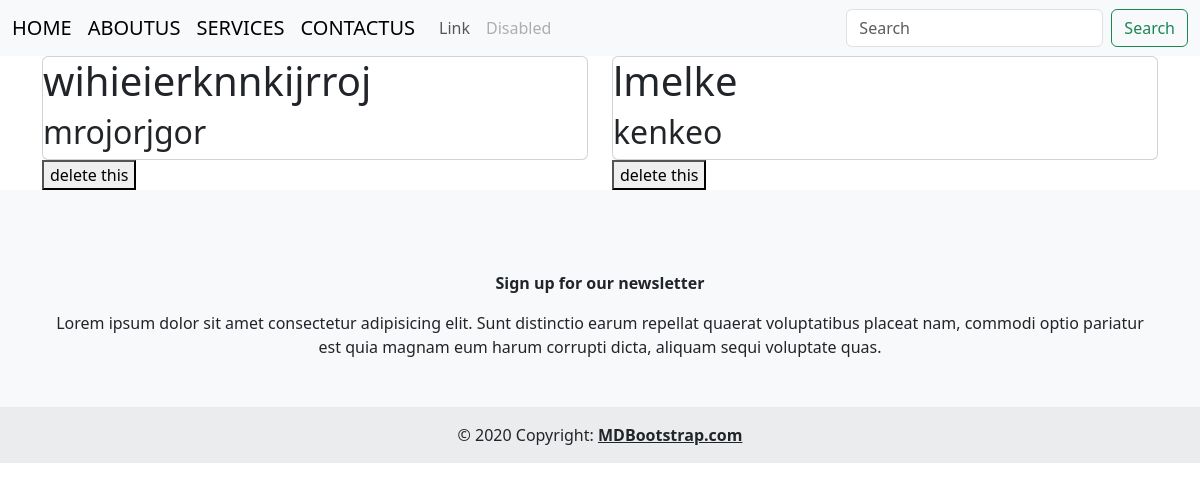
Page /services on the earlier database version.
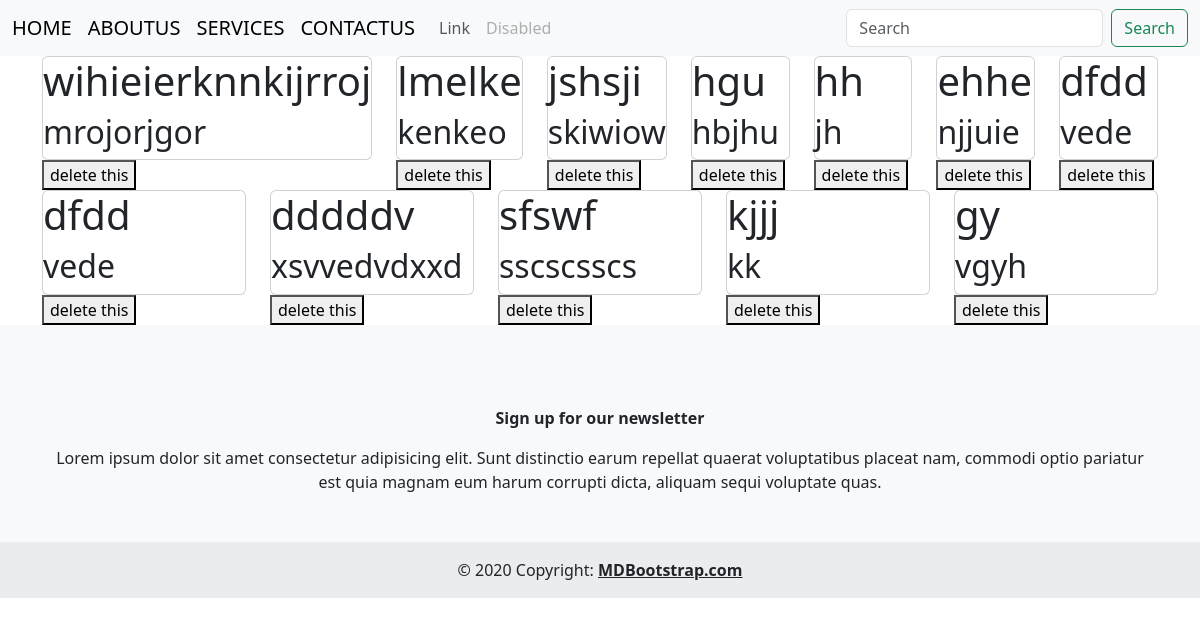
Same page on the later database version.
### main.py (models this page shows)
class Contactus(db.Model):
    myid=db.Column(db.Integer,primary_key=True,autoincrement=True)
    mytitle=db.Column(db.String(120))
    mymessage=db.Column(db.Text)

### main.py (the view)
@app.route("/services")
def myservices():
    data=Contactus.query.all()
    return render_template("myap/services.html",mydata=data)

### Templates/myap/services.html (shortened to what this page needs)
{% extends "base.html" %}
{% block abc %}
<div>
      <section>
          <div class="container">
              <div class="row">
                {% for i in mydata %}
				<div class="col s12 m6">
					<div class="card horizontal">
						<div class="card-stacked">
							<div class="card-content">
								<h1>{{i.mytitle}}</h1>
							</div>
							<div class="card-content">
								<h2>{{i.mymessage}}</h2>
						  </div>
						</div>
					</div>
					<form action="/deletethisdata/{{i.a}}" method="POST">
					  <button type="submit"> delete this</button>
					</form>
			  </div>
				{% endfor %}
                  </div>
                </div>
          </div>
{% endblock abc %}

### Templates/base.html (shortened to what this page needs)
<!doctype html>
<html lang="en">
  <head>
    <link href="https://cdn.jsdelivr.net/npm/bootstrap@5.3.3/dist/css/bootstrap.min.css" rel="stylesheet">
  </head>
  <body>
    <nav class="navbar navbar-expand-lg bg-body-tertiary">
        <div class="container-fluid">
          <a class="navbar-brand" href="/">HOME</a>
          <a class="navbar-brand" href="/about">ABOUTUS</a>
          <a class="navbar-brand" href="/services">SERVICES</a>
          <a class="navbar-brand" href="/contact">CONTACTUS</a>
          <div class="collapse navbar-collapse" id="navbarSupportedContent">
            <ul class="navbar-nav me-auto mb-2 mb-lg-0">
              <li class="nav-item">
                <a class="nav-link" href="#">Link</a>
              </li>
              <li class="nav-item">
                <a class="nav-link disabled" aria-disabled="true">Disabled</a>
              </li>
            </ul>
            <form class="d-flex" role="search">
              <input class="form-control me-2" type="search" placeholder="Search" aria-label="Search">
              <button class="btn btn-outline-success" type="submit">Search</button>
            </form>
          </div>
        </div>
      </nav>
   {% block abc %}{% endblock abc %}
<footer class="bg-body-tertiary text-center">
  <div class="container p-4">
    <section class="mb-4">
      <a data-mdb-ripple-init class="btn btn-outline btn-floating m-1" href="#!" role="button"
        ></a>
      <a data-mdb-ripple-init class="btn btn-outline btn-floating m-1" href="#!" role="button"
        ></a>
      <a data-mdb-ripple-init class="btn btn-outline btn-floating m-1" href="#!" role="button"
        ></a>
      <a data-mdb-ripple-init class="btn btn-outline btn-floating m-1" href="#!" role="button"
        ></a>
      <a data-mdb-ripple-init class="btn btn-outline btn-floating m-1" href="#!" role="button"
        ></a>
      <a data-mdb-ripple-init class="btn btn-outline btn-floating m-1" href="#!" role="button"
        ></a>
    </section>
    <section class="">
      <form action="">
        <div class="row d-flex justify-content-center">
          <div class="col-auto">
            <p class="pt-2">
              <strong>Sign up for our newsletter</strong>
            </p>
          </div>
        </div>
      </form>
    </section>
    <section class="mb-4">
      <p>
        Lorem ipsum dolor sit amet consectetur adipisicing elit. Sunt distinctio earum
        repellat quaerat voluptatibus placeat nam, commodi optio pariatur est quia magnam eum
        harum corrupti dicta, aliquam sequi voluptate quas.
      </p>
    </section>
  </div>
  <div class="text-center p-3" style="background-color: rgba(0, 0, 0, 0.05);">
    © 2020 Copyright:
    <a class="text-reset fw-bold" href="https://mdbootstrap.com/">MDBootstrap.com</a>
  </div>
</footer>
  </body>
</html>

Differences in the rows shown:
added Contactus: mytitle "jshsji", mymessage "skiwiow"
added Contactus: mytitle "hgu", mymessage "hbjhu"
added Contactus: mytitle "hh", mymessage "jh"
added Contactus: mytitle "ehhe", mymessage "njjuie"
added Contactus: mytitle "dfdd", mymessage "vede"
added Contactus: mytitle "dfdd", mymessage "vede"
added Contactus: mytitle "dddddv", mymessage "xsvvedvdxxd"
added Contactus: mytitle "sfswf", mymessage "sscscsscs"
added Contactus: mytitle "kjjj", mymessage "kk"
added Contactus: mytitle "gy", mymessage "vgyh"
